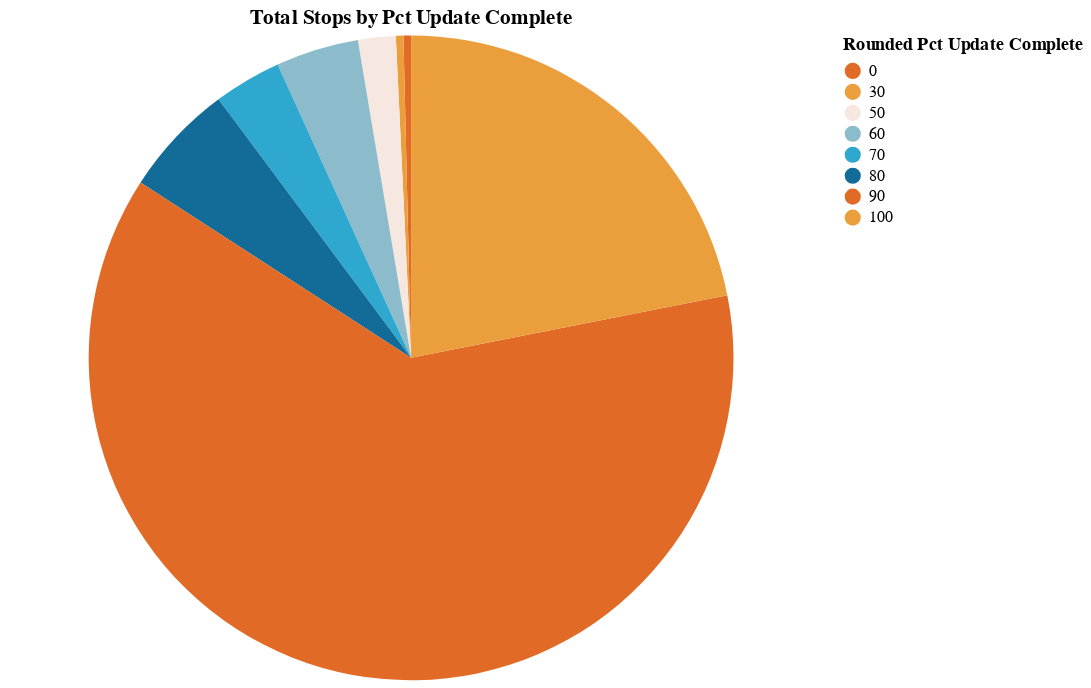

Write notebook code for a chart like this one.
### Code cell
chart_size(chart2)

### Figure 1 — Vega-Lite specification as saved in the notebook (floating-point values rounded to 4 significant figures)
{"config": {"view": {"continuousWidth": 400, "continuousHeight": 300}}, "data": {"name": "data-b68c2da036992b8ff7eb09b6bfd3e696"}, "mark": {"type": "arc", "innerRadius": 0}, "encoding": {"color": {"field": "Rounded Pct Update Complete", "scale": {"domain": [0, 30, 50, 60, 70, 80, 90, 100], "range": ["#E16B26", "#EB9F3C", "#f6e7e1", "#8CBCCB", "#2EA8CE", "#136C97"]}, "type": "nominal"}, "theta": {"field": "Total Stops", "type": "quantitative"}, "tooltip": [{"field": "Gtfs Dataset Name", "type": "nominal"}, {"field": "Rounded Pct Update Complete", "type": "quantitative"}, {"field": "Total Stops", "type": "quantitative"}]}, "height": 400, "selection": {"Operator": {"type": "single", "fields": ["Gtfs Dataset Name"], "bind": {"input": "select", "options": ["Anaheim Resort TripUpdates", "Bay Area 511 Dumbarton Express TripUpdates", "Bay Area 511 Fairfield and Suisun Transit TripUpdates"], "name": "Operator"}, "init": {"Gtfs Dataset Name": "Anaheim Resort TripUpdates"}}}, "title": "Total Stops by Pct Update Complete", "transform": [{"filter": {"selection": "Operator"}}], "width": 500, "$schema": "https://vega.github.io/schema/vega-lite/v4.17.0.json", "datasets": {"data-b68c2da036992b8ff7eb09b6bfd3e696": [{"Gtfs Dataset Name": "Anaheim Resort TripUpdates", "Rounded Pct Update Complete": 0, "Total Stops": 1}, {"Gtfs Dataset Name": "Anaheim Resort TripUpdates", "Rounded Pct Update Complete": 30, "Total Stops": 1}, {"Gtfs Dataset Name": "Anaheim Resort TripUpdates", "Rounded Pct Update Complete": 50, "Total Stops": 5}, {"Gtfs Dataset Name": "Anaheim Resort TripUpdates", "Rounded Pct Update Complete": 60, "Total Stops": 11}, {"Gtfs Dataset Name": "Anaheim Resort TripUpdates", "Rounded Pct Update Complete": 70, "Total Stops": 9}, {"Gtfs Dataset Name": "Anaheim Resort TripUpdates", "Rounded Pct Update Complete": 80, "Total Stops": 15}, {"Gtfs Dataset Name": "Anaheim Resort TripUpdates", "Rounded Pct Update Complete": 90, "Total Stops": 165}, {"Gtfs Dataset Name": "Anaheim Resort TripUpdates", "Rounded Pct Update Complete": 100, "Total Stops": 58}, {"Gtfs Dataset Name": "Bay Area 511 Dumbarton Express TripUpdates", "Rounded Pct Update Complete": 80, "Total Stops": 32}, {"Gtfs Dataset Name": "Bay Area 511 Dumbarton Express TripUpdates", "Rounded Pct Update Complete": 90, "Total Stops": 1292}, {"Gtfs Dataset Name": "Bay Area 511 Dumbarton Express TripUpdates", "Rounded Pct Update Complete": 100, "Total Stops": 100}, {"Gtfs Dataset Name": "Bay Area 511 Fairfield and Suisun Transit TripUpdates", "Rounded Pct Update Complete": 70, "Total Stops": 2}, {"Gtfs Dataset Name": "Bay Area 511 Fairfield and Suisun Transit TripUpdates", "Rounded Pct Update Complete": 80, "Total Stops": 28}, {"Gtfs Dataset Name": "Bay Area 511 Fairfield and Suisun Transit TripUpdates", "Rounded Pct Update Complete": 90, "Total Stops": 1243}, {"Gtfs Dataset Name": "Bay Area 511 Fairfield and Suisun Transit TripUpdates", "Rounded Pct Update Complete": 100, "Total Stops": 5}]}}
